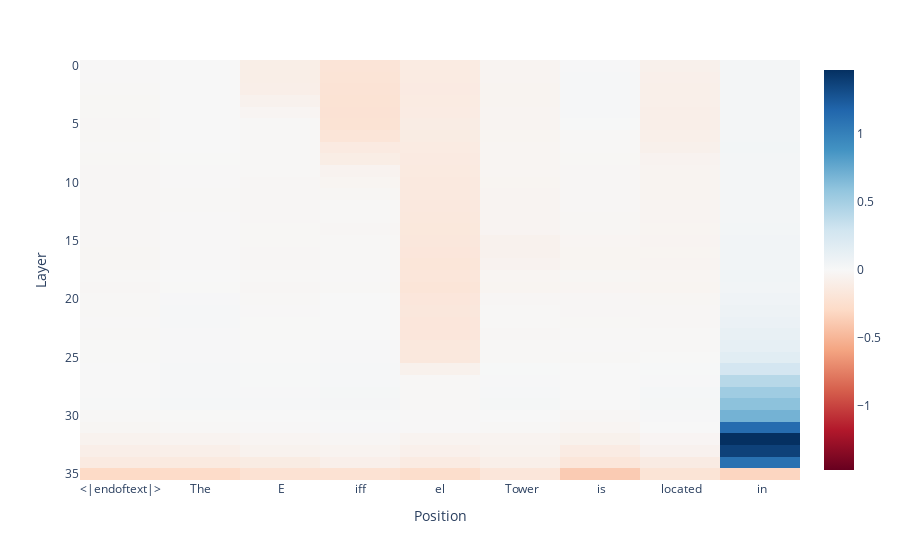

The cell this chart's notebook holds for it:
### Code cell
plot_sum_of_contributions_minus_ref_avg(total_direct_effect_target, target_direct_effect_ref)

### Figure 1 — Plotly figure (JSON) as saved in the notebook; plotly's stock layout.template omitted (floating-point values rounded to 4 significant figures; data arrays with more than 128 entries replaced by an {"elided": "..."} marker saying what was removed)
{"data": [{"coloraxis": "coloraxis", "hovertemplate": "Position: %{x}<br>Layer: %{y}<br>color: %{z}<extra></extra>", "name": "0", "type": "heatmap", "x": ["<|endoftext|>", "The", " E", "iff", "el", " Tower", " is", " located", " in"], "xaxis": "x", "yaxis": "y", "z": {"elided": "36x9 float values"}}], "layout": {"autosize": true, "coloraxis": {"cmid": 0, "colorscale": [[0, "rgb(103,0,31)"], [0.1, "rgb(178,24,43)"], [0.2, "rgb(214,96,77)"], [0.3, "rgb(244,165,130)"], [0.4, "rgb(253,219,199)"], [0.5, "rgb(247,247,247)"], [0.6, "rgb(209,229,240)"], [0.7, "rgb(146,197,222)"], [0.8, "rgb(67,147,195)"], [0.9, "rgb(33,102,172)"], [1, "rgb(5,48,97)"]]}, "margin": {"t": 60}, "xaxis": {"anchor": "y", "autorange": true, "constrain": "domain", "domain": [0, 1], "range": [-0.5, 8.5], "scaleanchor": "y", "title": {"text": "Position"}, "type": "category"}, "yaxis": {"anchor": "x", "autorange": true, "constrain": "domain", "domain": [0, 1], "range": [35.5, -0.5], "title": {"text": "Layer"}}}}
